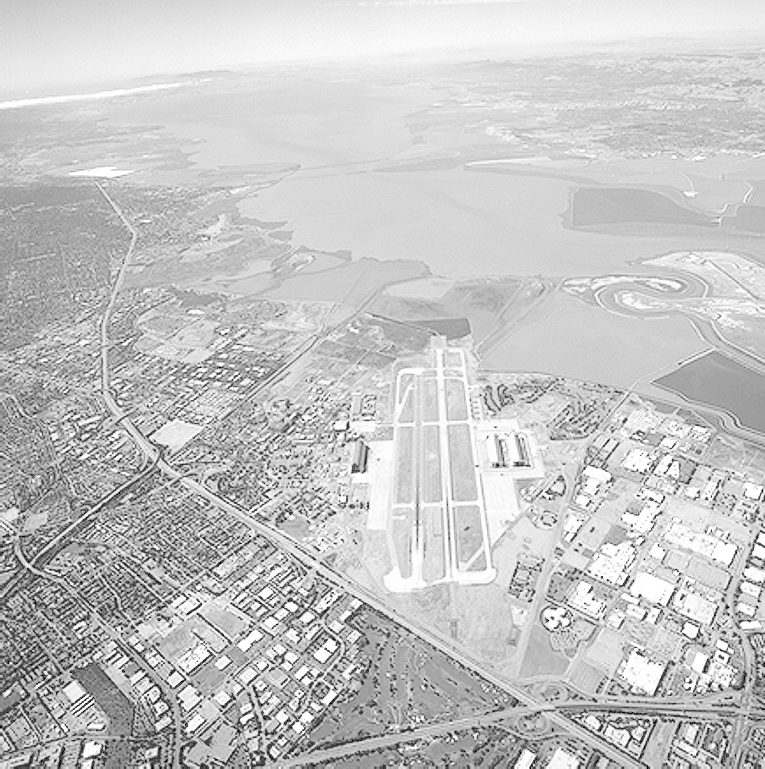
#> input picture IT5437---Computer-Vision/Q9/runway.png, 765 x 769 px
$ python Q9.py
#> lines starting #> are read from the running program, lines starting #| are printed output that depends on the picture
import cv2 as cv
import numpy as np
import matplotlib.pyplot as plt


img = cv.imread('runway.png', cv.IMREAD_GRAYSCALE)   # use any image of choice
#> img is the input picture: shape (769, 765); min 0, max 255, mean 197.1
assert img is not None, "Image not found."
img_f = img.astype(np.float32)


# Method 1 – Unsharp Masking

def unsharp_mask(img_f, sigma=1.5, k=1.5):
    """
    img_f : float32 grayscale image
    sigma : Gaussian blur strength (controls which frequencies are boosted)
    k     : sharpening strength  (higher = more aggressive)
    """
#> called with sigma = 1.5, k = 1
    blurred = cv.GaussianBlur(img_f, (0, 0), sigmaX=sigma)
    # High-frequency detail (edge map)
    detail  = img_f - blurred
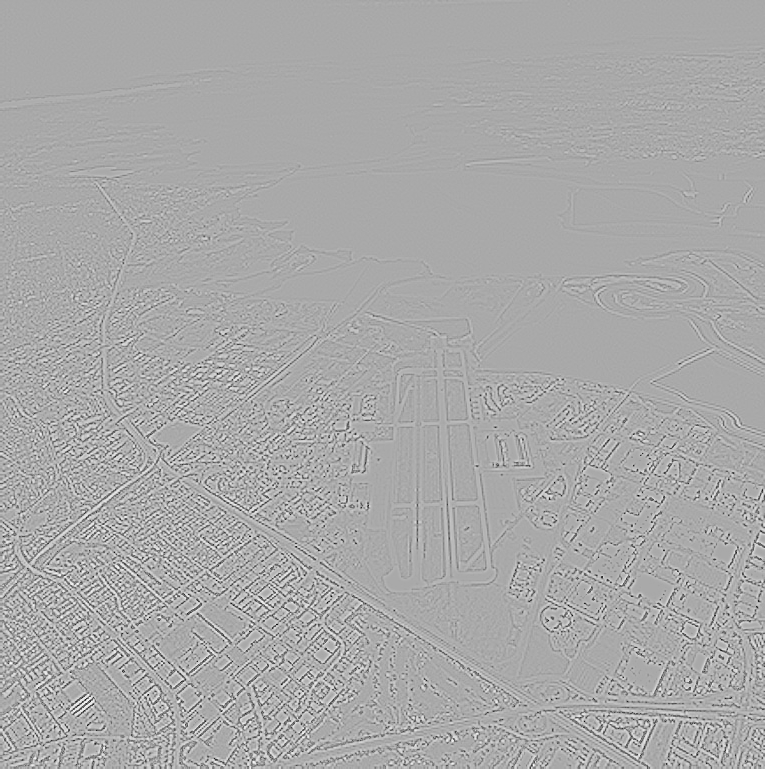
#> detail: shape (769, 765) float32; min -196.4, max 99.47, mean 0; drawn with min black and max white
    # Add scaled detail back
    sharp   = img_f + k * detail
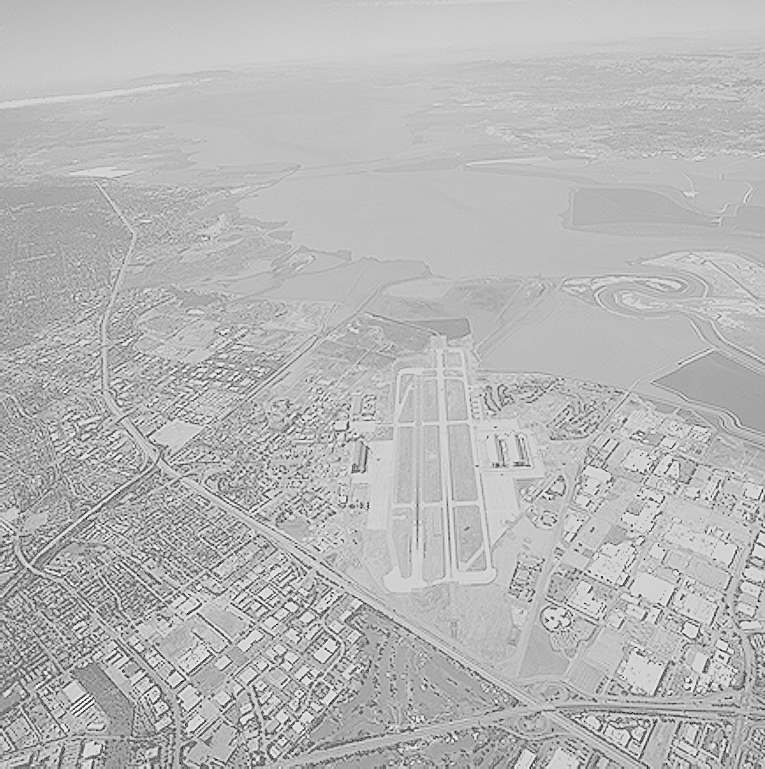
#> sharp: shape (769, 765) float32; min -196.4, max 350.7, mean 197.1; drawn with min black and max white
    return np.clip(sharp, 0, 255).astype(np.uint8), \
           np.clip(detail + 128, 0, 255).astype(np.uint8)  # for visualisation

sharp_usm_mild,   detail_mild   = unsharp_mask(img_f, sigma=1.5, k=1.0)
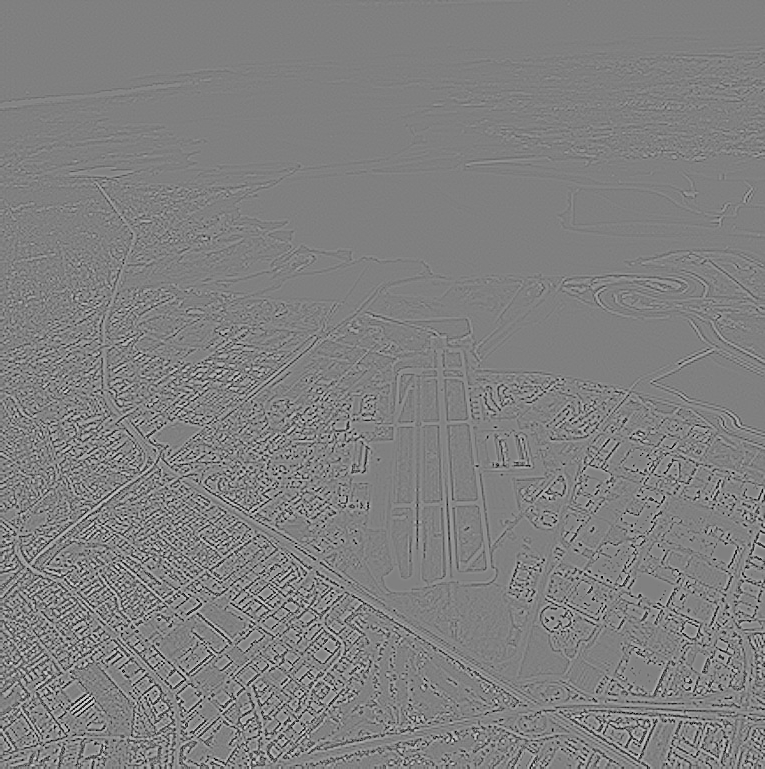
#> detail_mild: shape (769, 765); min 0, max 227, mean 127.5
sharp_usm_strong, detail_strong = unsharp_mask(img_f, sigma=1.5, k=2.5)


# Method 2 – Laplacian Sharpening


# 3×3 Laplacian kernel (4-connected)
laplacian_kernel = np.array([[0, -1,  0],
                              [-1,  4, -1],
                              [0, -1,  0]], dtype=np.float32)

# 3×3 Laplacian kernel (8-connected, more sensitive)
laplacian_kernel_8 = np.array([[-1, -1, -1],
                                [-1,  8, -1],
                                [-1, -1, -1]], dtype=np.float32)

lap      = cv.filter2D(img_f, -1, laplacian_kernel)
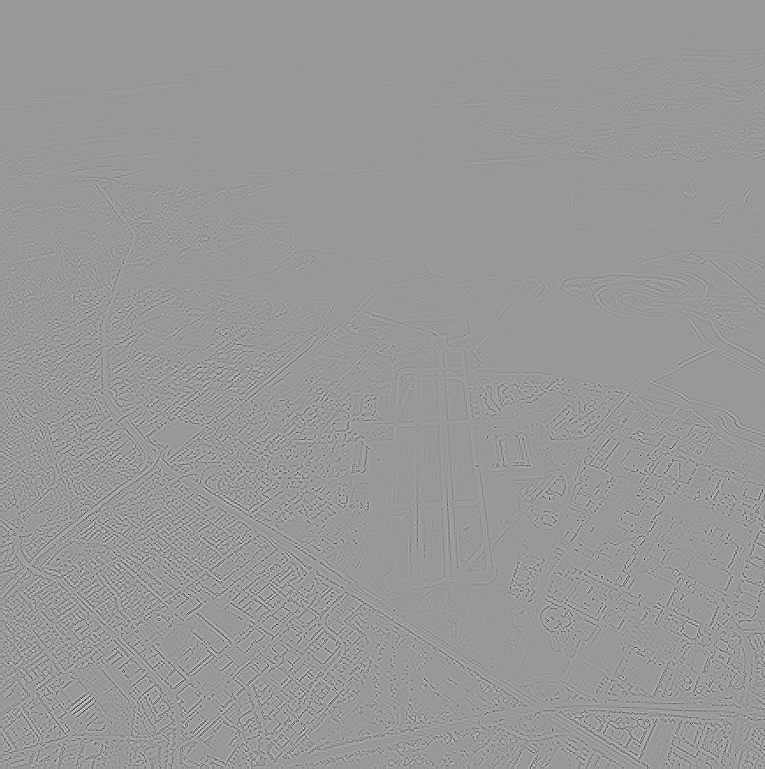
#> lap: shape (769, 765) float32; min -768, max 518, mean 0; drawn with min black and max white
lap_sharp = np.clip(img_f + lap, 0, 255).astype(np.uint8)

lap8      = cv.filter2D(img_f, -1, laplacian_kernel_8)
lap8_sharp = np.clip(img_f + lap8, 0, 255).astype(np.uint8)
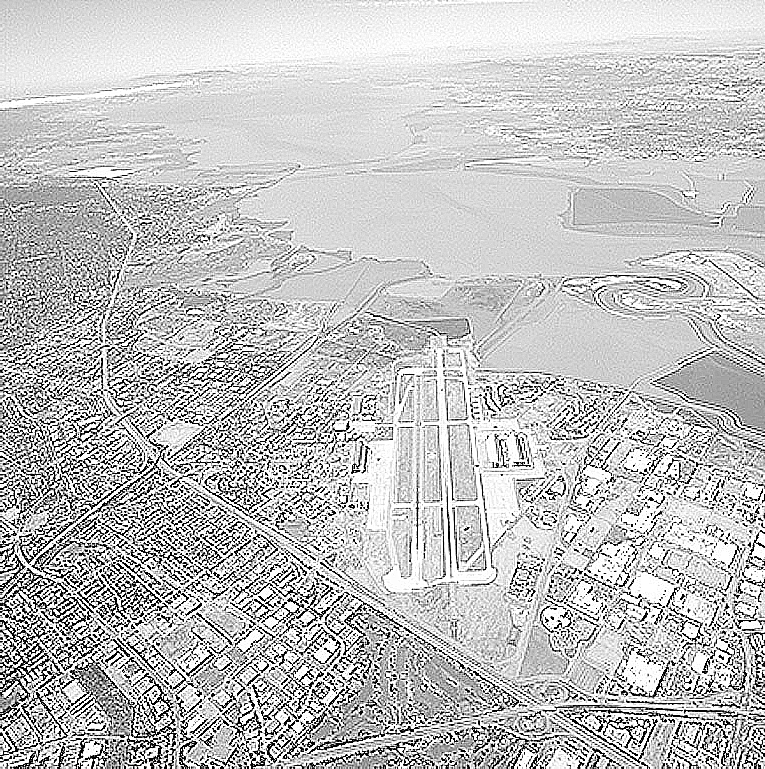
#> lap8_sharp: shape (769, 765); min 0, max 255, mean 192.9


# Method 3 – OpenCV built-in sharpening kernel (for comparison)

sharpen_kernel = np.array([[ 0, -1,  0],
                            [-1,  5, -1],
                            [ 0, -1,  0]], dtype=np.float32)
cv_sharp = cv.filter2D(img, -1, sharpen_kernel)


# Plotting
fig, axes = plt.subplots(2, 4, figsize=(18, 9))

imgs = [
    (img,            'Original'),
    (sharp_usm_mild, 'Unsharp Mask\n(σ=1.5, k=1.0)'),
    (sharp_usm_strong,'Unsharp Mask\n(σ=1.5, k=2.5)'),
    (detail_strong,  'Edge Detail\n(boosted for display)'),
    (lap_sharp,      'Laplacian Sharp\n(4-connected)'),
    (lap8_sharp,     'Laplacian Sharp\n(8-connected)'),
    (cv_sharp,       'CV Sharpen Kernel'),
    (np.abs(sharp_usm_strong.astype(int) -
            img.astype(int)).astype(np.uint8),
                     'Difference\n|USM − Original|'),
]

for ax, (im, title) in zip(axes.ravel(), imgs):
    ax.imshow(im, cmap='gray', vmin=0, vmax=255)
    ax.set_title(title, fontsize=10)
    ax.axis('off')
#> this loop made 8 passes
#> title on passes 1, 7: 'Original', 'CV Sharpen Kernel'


plt.tight_layout()
plt.savefig('q9_results.png', dpi=150)
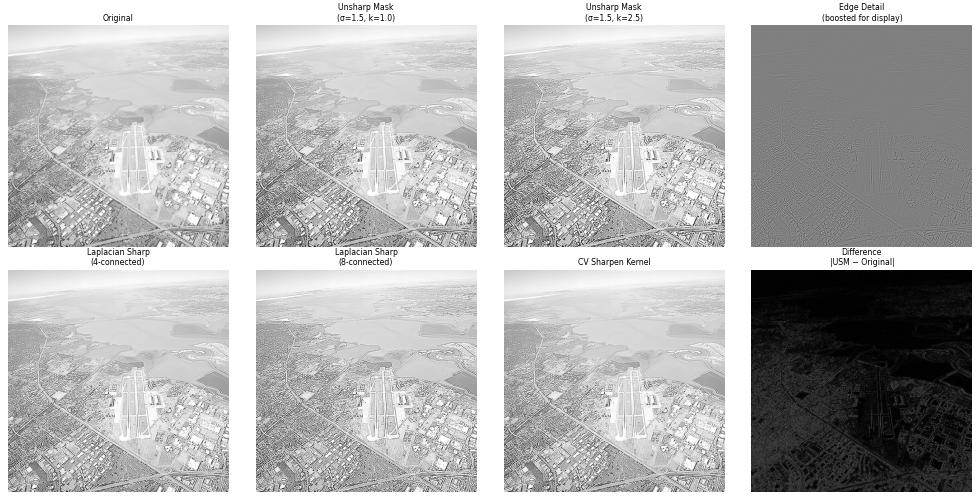
#> figure drawn by matplotlib, 8 panels
plt.show()


H, W = img.shape
#> H = 769; W = 765
r1, r2 = H//3,   2*H//3
#> r1 = 256; r2 = 512
c1, c2 = W//3,   2*W//3
#> c1 = 255; c2 = 510

fig2, axes2 = plt.subplots(1, 4, figsize=(16, 5))
crops = [
    (img,             'Original (crop)'),
    (sharp_usm_mild,  'USM k=1.0 (crop)'),
    (sharp_usm_strong,'USM k=2.5 (crop)'),
    (lap8_sharp,      'Laplacian 8 (crop)'),
]
for ax, (im, title) in zip(axes2, crops):
    ax.imshow(im[r1:r2, c1:c2], cmap='gray', vmin=0, vmax=255)
    ax.set_title(title, fontsize=11)
    ax.axis('off')
#> this loop made 4 passes
#> title on passes 1 to 4: 'Original (crop)', 'USM k=1.0 (crop)', 'USM k=2.5 (crop)', 'Laplacian 8 (crop)'


plt.tight_layout()
plt.savefig('q9_crop.png', dpi=150)
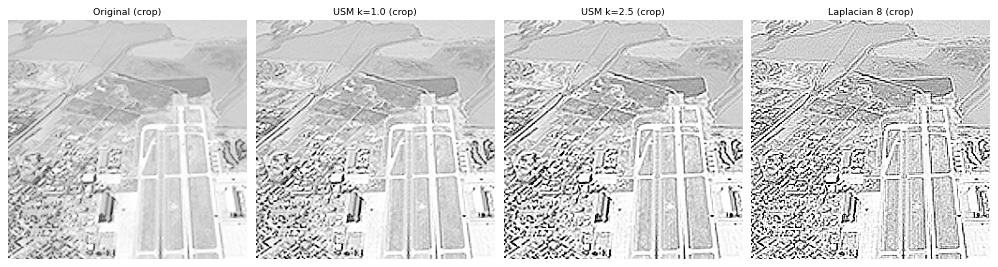
#> figure drawn by matplotlib, 4 panels
plt.show()
